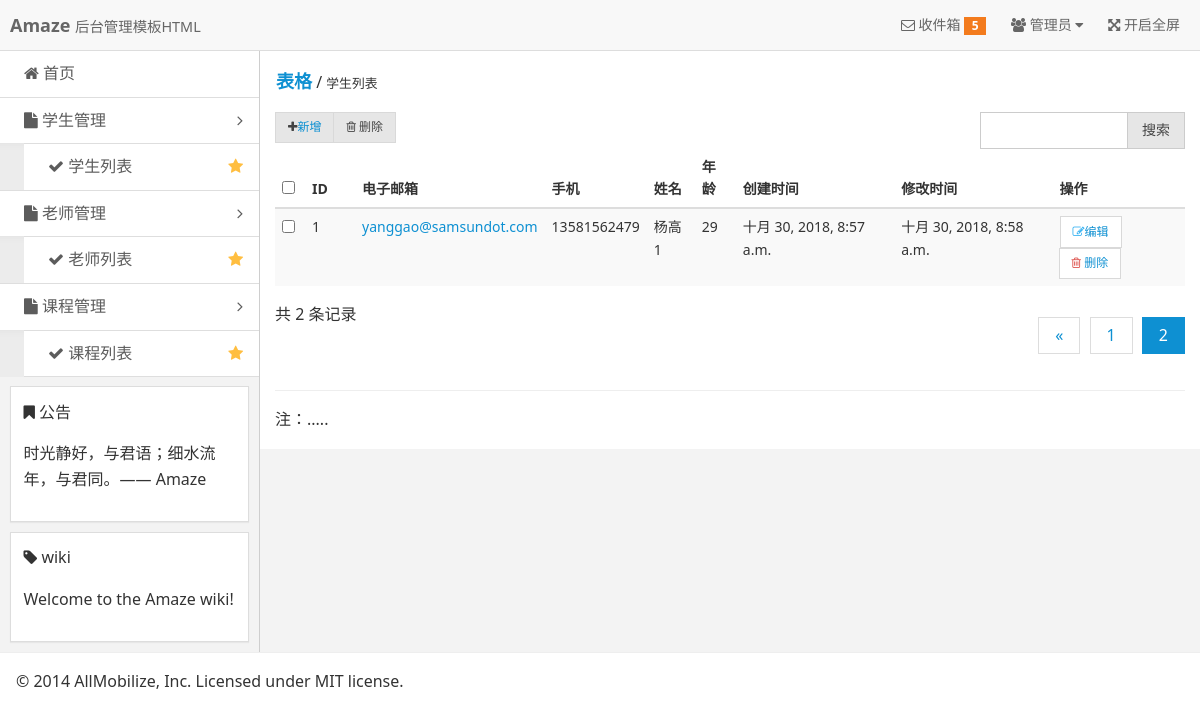
Screenshot of /personlist/2/ with the database file from the repository.
### Person/models.py (models this page shows)
class Person(models.Model):
    email=models.EmailField(verbose_name='电子邮箱',max_length=30)
    mobilephone=models.CharField(verbose_name='手机',max_length=11)
    username=models.CharField(verbose_name='姓名',max_length=10)
    age=models.IntegerField(verbose_name='年龄')
    password=models.CharField(verbose_name='密码',max_length=10)
    createdate=models.DateTimeField(verbose_name='创建时间',auto_now_add=True)
    modifydate=models.DateTimeField(verbose_name='修改时间',auto_now_add=True)
    headimg=models.ImageField(verbose_name='头像',upload_to='headimg')

### Person/views.py (the view)
# urls.py: path('personlist/<int:page>/', person_views.PersonList,name='personlist'),
def PersonList(request,page):
    persons=Person.objects.all().order_by("-modifydate")
    paginator1= Paginator(persons, 1)
    try:
        students=paginator1.page(page)
    except PageNotAnInteger:
        students =paginator1.page(1)
    except EmptyPage:
        students =paginator1.page (paginator1 .num_pages)
    return render(request, 'Person/PersonList.html',{'students':students})

### templates/Person/PersonList.html (shortened to what this page needs)
{% extends 'Person/base.html' %}
{% block body1 %}
  <div class="admin-content">
    <div class="am-cf am-padding">
      <div class="am-fl am-cf"><strong class="am-text-primary am-text-lg">表格</strong> / <small>学生列表</small></div>
    </div>
    <div class="am-g">
      <div class="am-u-md-6 am-cf">
        <div class="am-fl am-cf">
          <div class="am-btn-toolbar am-fl">
            <div class="am-btn-group am-btn-group-xs">
              <button type="button" class="am-btn am-btn-default"><span class="am-icon-plus"></span><a href="{% url 'personadd' %}">新增</a></button>
              <button type="button" class="am-btn am-btn-default"><span class="am-icon-trash-o"></span> 删除</button>
            </div>
          </div>
        </div>
      </div>
      <div class="am-u-md-3 am-cf">
          <form>
        <div class="am-fr">
          <div class="am-input-group am-input-group-sm">
            <input type="text" class="am-form-field" />
                <span class="am-input-group-btn">
                  <button class="am-btn am-btn-default" type="submit">搜索</button>
                </span>
          </div>
        </div>
          </form>
      </div>
    </div>
    <div class="am-g">
      <div class="am-u-sm-12">
        <form class="am-form">
          <table class="am-table am-table-striped am-table-hover table-main">
            <thead>
              <tr>
                <th class="table-check"><input type="checkbox" /></th><th class="table-id">ID</th><th class="table-title">电子邮箱</th><th class="table-type">手机</th><th class="table-author">姓名</th><th class="table-author">年龄</th><th class="table-date">创建时间</th><th class="table-date">修改时间</th><th class="table-set">操作</th>
              </tr>
          </thead>
          <tbody>
{% for student in students.object_list %}
            <tr>
              <td><input type="checkbox" value="{{ student.id }}"/></td>
              <td>{{ student.id }}</td>
              <td><a href="#">{{ student.email }}</a></td>
              <td>{{ student.mobilephone }}</td>
              <td>{{ student.username }}</td>
                <td>{{ student.age }}</td>
              <td>{{ student.createdate }}</td>
                <td>{{ student.modifydate }}</td>
              <td>
                <div class="am-btn-toolbar">
                  <div class="am-btn-group am-btn-group-xs">
                    <button class="am-btn am-btn-default am-btn-xs am-text-secondary"><span class="am-icon-pencil-square-o"></span><a href="{% url 'persondetail' student.id %}">编辑</a></button>
                    <button class="am-btn am-btn-default am-btn-xs am-text-danger"><span class="am-icon-trash-o"></span> <a href="{% url 'persondelete' student.id %}">删除</a></button>
                  </div>
                </div>
              </td>
            </tr>
{% endfor %}
          </tbody>
        </table>
          <div class="am-cf">
  共 {{ students.paginator.count }} 条记录
  <div class="am-fr">
    <ul class="am-pagination">
        {% if students.has_previous %}
        <li><a href="{% url 'personlist' students.previous_page_number %}">«</a></li>
        {% endif %}
        {% for page in students.paginator.page_range %}
        {% if page == students.number %} <li class="am-active" ><a href="{% url 'personlist' page %}">{{ page }}</a></li>
        {% else %}
             <li ><a href="{% url 'personlist' page %}">{{ page }}</a></li>
        {% endif %}
        {% endfor %}
    </ul>
  </div>
</div>
          <hr />
          <p>注：.....</p>
        </form>
      </div>
    </div>
  </div>
{% endblock %}

### static/assets/css/admin.css (style rules this page uses)
ul { margin-top: 0; }
.admin-content { width: auto; overflow: hidden; height: 100%; background: #fff; }
.table-main { font-size: 1.4rem; padding: .5rem; }
.table-main button { background: #fff; }
.table-check { width: 30px; }
.table-id { width: 50px; }

### rows the page displays
Person: id "1", email "yanggao@samsundot.com", mobilephone "13581562479", username "杨高1", age "29", createdate "十月 30, 2018, 8:57 a.m.", modifydate "十月 30, 2018, 8:58 a.m."

### other values shown
{{ students.paginator.count }} "2"
{{ page }} "1"
{{ page }} "2"
